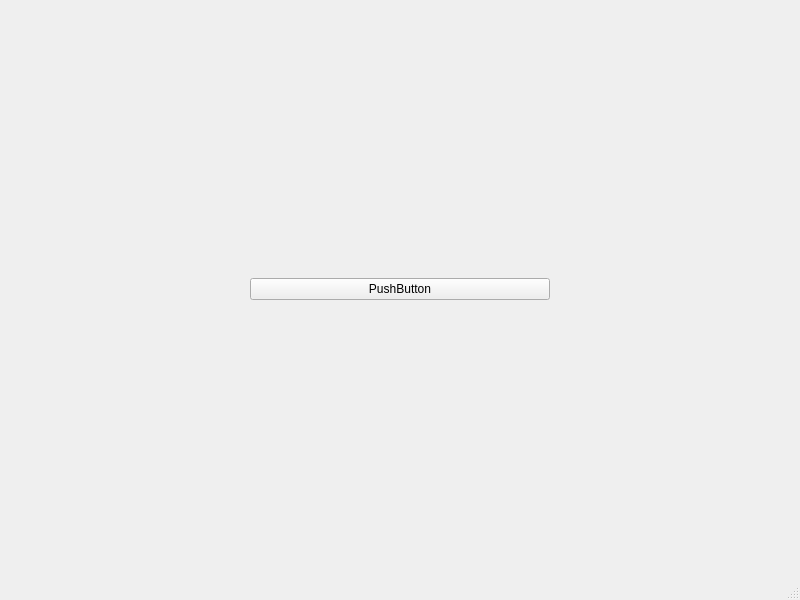
<?xml version="1.0" encoding="UTF-8"?>
<ui version="4.0">
 <class>Window_SystemViewer</class>
 <widget class="QMainWindow" name="Window_SystemViewer">
  <property name="geometry">
   <rect>
    <x>0</x>
    <y>0</y>
    <width>800</width>
    <height>600</height>
   </rect>
  </property>
  <property name="windowTitle">
   <string>MainWindow</string>
  </property>
  <widget class="QWidget" name="centralwidget">
   <layout class="QHBoxLayout" name="horizontalLayout">
    <item>
     <layout class="QVBoxLayout" name="verticalLayout">
      <item>
       <widget class="QPushButton" name="pushButton">
        <property name="maximumSize">
         <size>
          <width>300</width>
          <height>16777215</height>
         </size>
        </property>
        <property name="text">
         <string>PushButton</string>
        </property>
       </widget>
      </item>
     </layout>
    </item>
   </layout>
  </widget>
  <widget class="QMenuBar" name="menubar">
   <property name="geometry">
    <rect>
     <x>0</x>
     <y>0</y>
     <width>800</width>
     <height>25</height>
    </rect>
   </property>
  </widget>
  <widget class="QStatusBar" name="statusbar"/>
 </widget>
 <resources/>
 <connections/>
</ui>
